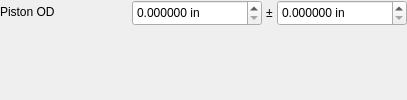
             <widget class="QWidget" name="male_direct_page">
              <layout class="QFormLayout" name="male_direct_form">
               <property name="horizontalSpacing">
                <number>2</number>
               </property>
               <property name="verticalSpacing">
                <number>2</number>
               </property>
               <property name="leftMargin">
                <number>0</number>
               </property>
               <property name="topMargin">
                <number>0</number>
               </property>
               <property name="rightMargin">
                <number>0</number>
               </property>
               <property name="bottomMargin">
                <number>0</number>
               </property>
               <item row="0" column="0">
                <widget class="QLabel" name="label_male_direct_rod_od">
                 <property name="minimumSize">
                  <size>
                   <width>130</width>
                   <height>0</height>
                  </size>
                 </property>
                 <property name="maximumSize">
                  <size>
                   <width>130</width>
                   <height>16777215</height>
                  </size>
                 </property>
                 <property name="text">
                  <string>Piston OD</string>
                 </property>
                </widget>
               </item>
               <item row="0" column="1">
                <widget class="QFrame" name="dim_male_direct_rod_od">
                 <property name="frameShape">
                  <enum>QFrame::Shape::NoFrame</enum>
                 </property>
                 <layout class="QHBoxLayout" name="hbox_male_direct_rod_od">
                  <property name="spacing">
                   <number>4</number>
                  </property>
                  <property name="leftMargin">
                   <number>0</number>
                  </property>
                  <property name="topMargin">
                   <number>0</number>
                  </property>
                  <property name="rightMargin">
                   <number>0</number>
                  </property>
                  <property name="bottomMargin">
                   <number>0</number>
                  </property>
                  <item>
                   <widget class="AdaptiveSpinBox" name="spin_male_direct_rod_od_nom">
                    <property name="minimumSize">
                     <size>
                      <width>130</width>
                      <height>26</height>
                     </size>
                    </property>
                    <property name="maximumSize">
                     <size>
                      <width>130</width>
                      <height>16777215</height>
                     </size>
                    </property>
                    <property name="keyboardTracking">
                     <bool>false</bool>
                    </property>
                    <property name="suffix">
                     <string> in</string>
                    </property>
                    <property name="decimals">
                     <number>6</number>
                    </property>
                    <property name="minimum">
                     <double>0.000000000000000</double>
                    </property>
                    <property name="maximum">
                     <double>10000.000000000000000</double>
                    </property>
                    <property name="singleStep">
                     <double>0.001000000000000</double>
                    </property>
                    <property name="value">
                     <double>0.000000000000000</double>
                    </property>
                   </widget>
                  </item>
                  <item>
                   <widget class="QLabel" name="plusminus_male_direct_rod_od">
                    <property name="text">
                     <string>±</string>
                    </property>
                    <property name="alignment">
                     <set>Qt::AlignmentFlag::AlignCenter</set>
                    </property>
                   </widget>
                  </item>
                  <item>
                   <widget class="AdaptiveSpinBox" name="spin_male_direct_rod_od_tol">
                    <property name="minimumSize">
                     <size>
                      <width>130</width>
                      <height>26</height>
                     </size>
                    </property>
                    <property name="maximumSize">
                     <size>
                      <width>130</width>
                      <height>16777215</height>
                     </size>
                    </property>
                    <property name="keyboardTracking">
                     <bool>false</bool>
                    </property>
                    <property name="suffix">
                     <string> in</string>
                    </property>
                    <property name="decimals">
                     <number>6</number>
                    </property>
                    <property name="maximum">
                     <double>10000.000000000000000</double>
                    </property>
                    <property name="singleStep">
                     <double>0.001000000000000</double>
                    </property>
                    <property name="value">
                     <double>0.000000000000000</double>
                    </property>
                   </widget>
                  </item>
                 </layout>
                </widget>
               </item>
              </layout>
             </widget>
